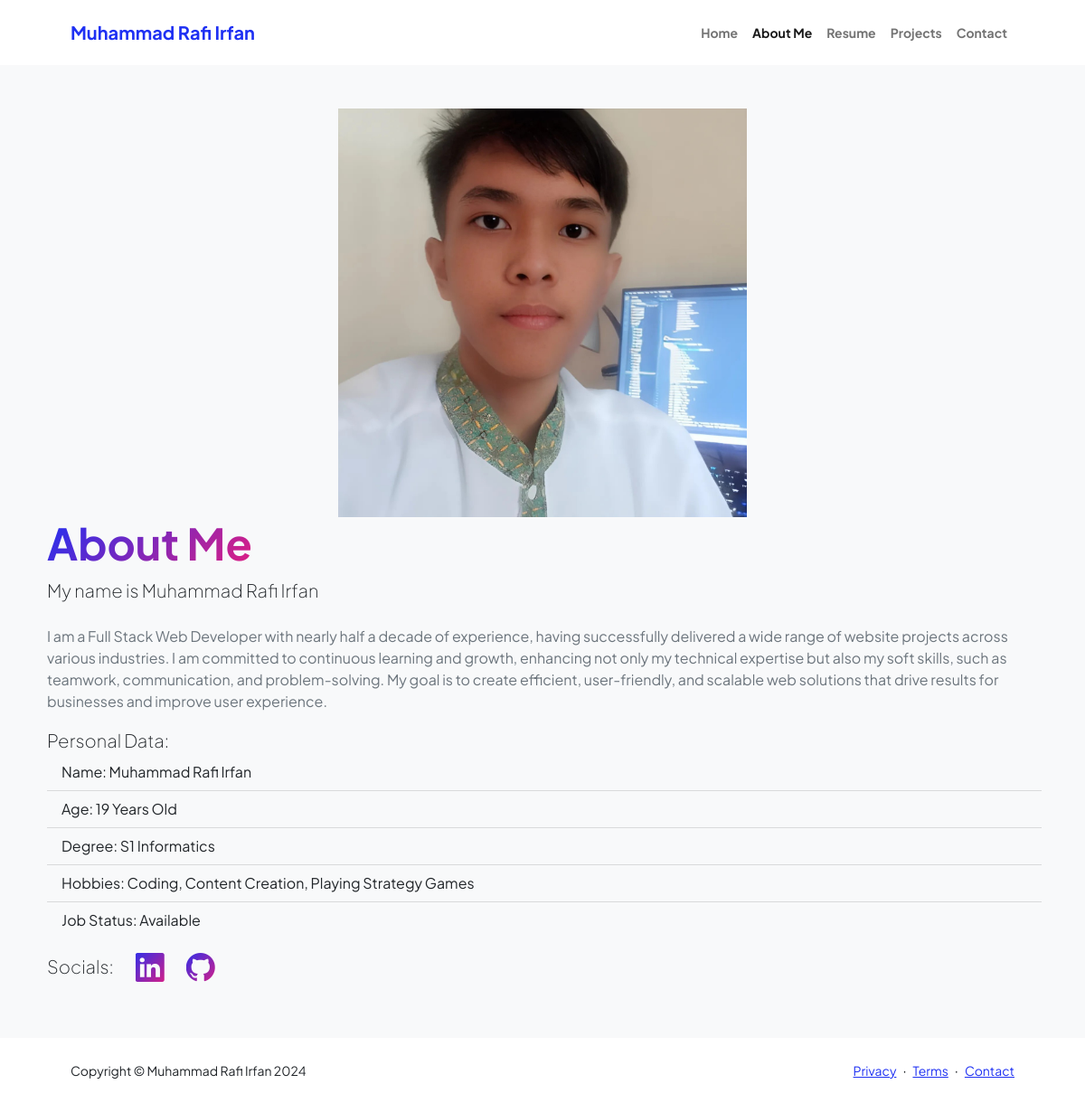
Page /about.php on the committed database.
### tables this page shows
CREATE TABLE `personal_info` (
  `id` int NOT NULL,
  `type` varchar(100) NOT NULL,
  `value` varchar(255) NOT NULL
);

### about.php (the view, shortened to what this page needs)
<?php
include 'conn.php';
?>
<!DOCTYPE html>
<html lang="en">
<head>
    <link rel="stylesheet" href="https://cdn.jsdelivr.net/npm/bootstrap-icons@1.11.3/font/bootstrap-icons.min.css">
    <link href="css/styles.css" rel="stylesheet" />
</head>
<body class="d-flex flex-column h-100">
    <main class="flex-shrink-0">
        <nav class="navbar navbar-expand-lg navbar-light bg-white py-3">
            <div class="container px-5">
                <a class="navbar-brand" href="index.php"><span class="fw-bolder text-primary">Muhammad Rafi
                        Irfan</span></a>
                <div class="collapse navbar-collapse" id="navbarSupportedContent">
                    <ul class="navbar-nav ms-auto mb-2 mb-lg-0 small fw-bolder">
                        <li class="nav-item"><a class="nav-link" href="index.php">Home</a></li>
                        <li class="nav-item"><a class="nav-link active" href="about.php">About Me</a></li>
                        <li class="nav-item"><a class="nav-link" href="resume.php">Resume</a></li>
                        <li class="nav-item"><a class="nav-link" href="projects.php">Projects</a></li>
                        <li class="nav-item"><a class="nav-link" href="contact.php">Contact</a></li>
                    </ul>
                </div>
            </div>
        </nav>
        <section class="bg-light py-5">
            <div class="container-fluid px-5">
                <div class="row gx-5 justify-content-center align-items-center">
                    <img style="width: 500px; height: max-content;" src="assets/about.jpeg" alt="..." srcset="">
                    <div class="col-xxl-7">
                        <div class="ms-1">
                            <h2 class="display-5 fw-bolder"><span class="text-gradient d-inline">About Me</span></h2>
                            <p class="lead fw-light mb-4">My name is Muhammad Rafi Irfan</p>
                            <p class="text-muted">I am a Full Stack Web Developer with nearly half a decade of
                                experience, having successfully delivered a wide range of website projects across
                                various industries. I am committed to continuous learning and growth, enhancing not only
                                my technical expertise but also my soft skills, such as teamwork, communication, and
                                problem-solving. My goal is to create efficient, user-friendly, and scalable web
                                solutions that drive results for businesses and improve user experience.</p>
                            <p class="lead fw-light mb-0">Personal Data:</p>
                            <ul class="list-group list-group-flush">
                                <?php
                                $sql = "SELECT `type`, `value` FROM personal_info";
                                $result = $conn->query($sql);
                                while ($row = $result->fetch_assoc()) {
                                ?>
                                    <li class="list-group-item bg-transparent"><?php echo $row["type"] ?>: <?php echo $row["value"] ?></li>
                                <?php
                                }
                                ?>
                            </ul>
                            <div class="d-flex gap-4 align-items-center">
                                <p class="lead fw-light mt-3">Socials:</p>
                                <a class="text-gradient fs-2" href="#!"><i class="bi bi-linkedin"></i></a>
                                <a class="text-gradient fs-2" href="#!"><i class="bi bi-github"></i></a>
                            </div>
                        </div>
                    </div>
                </div>
            </div>
        </section>
    </main>
    <footer class="bg-white py-4 mt-auto">
        <div class="container px-5">
            <div class="row align-items-center justify-content-between flex-column flex-sm-row">
                <div class="col-auto">
                    <div class="small m-0">Copyright &copy; Muhammad Rafi Irfan 2024</div>
                </div>
                <div class="col-auto">
                    <a class="small" href="#!">Privacy</a>
                    <span class="mx-1">&middot;</span>
                    <a class="small" href="#!">Terms</a>
                    <span class="mx-1">&middot;</span>
                    <a class="small" href="contact.php">Contact</a>
                </div>
            </div>
        </div>
    </footer>
</body>
</html>

### rows in the picture
personal_info: type "Name", value "Muhammad Rafi Irfan"
personal_info: type "Age", value "19 Years Old"
personal_info: type "Degree", value "S1 Informatics"
personal_info: type "Hobbies", value "Coding, Content Creation, Playing Strategy Games"
personal_info: type "Job Status", value "Available"
